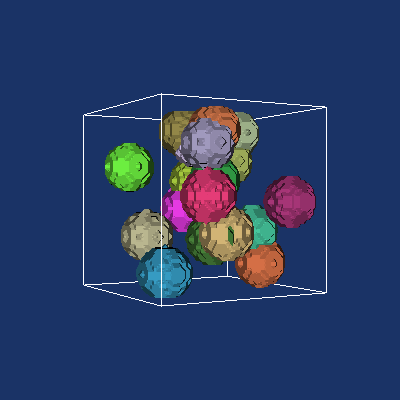

Source code (Python):
#!/usr/bin/env python

# Generate labeled blob isosurfaces using vtkDiscreteMarchingCubes with
# a rotated direction matrix, random color lookup table, and an outline.

from math import cos, sin, pi

# Factory overrides
import vtkmodules.vtkInteractionStyle  # noqa: F401
import vtkmodules.vtkRenderingOpenGL2  # noqa: F401

from vtkmodules.vtkCommonCore import (
    vtkLookupTable,
    vtkMath,
)
from vtkmodules.vtkCommonDataModel import (
    vtkImageData,
    vtkSphere,
)
from vtkmodules.vtkFiltersGeneral import vtkDiscreteMarchingCubes
from vtkmodules.vtkFiltersModeling import vtkImageDataOutlineFilter
from vtkmodules.vtkImagingCore import vtkImageThreshold
from vtkmodules.vtkImagingHybrid import vtkSampleFunction
from vtkmodules.vtkImagingMath import vtkImageMathematics
from vtkmodules.vtkRenderingCore import (
    vtkActor,
    vtkPolyDataMapper,
    vtkRenderWindow,
    vtkRenderWindowInteractor,
    vtkRenderer,
)

vtk_math = vtkMath()

# Build a random color lookup table
lut = vtkLookupTable()
n_blobs = 20
lut.SetNumberOfColors(256)
lut.SetTableRange(0, 255)
lut.SetScaleToLinear()
lut.Build()
lut.SetTableValue(0, 0, 0, 0, 1)
vtk_math.RandomSeed(5071)
for i in range(1, 256):
    lut.SetTableValue(i, vtk_math.Random(0.2, 1),
                      vtk_math.Random(0.2, 1), vtk_math.Random(0.2, 1), 1)

radius = 10
blob_image = vtkImageData()

# Generate labeled blobs by sampling spheres
sphere_0 = vtkSphere()
sphere_0.SetRadius(radius)
sphere_0.SetCenter(6, -17, 38)
sampler_0 = vtkSampleFunction()
sampler_0.SetImplicitFunction(sphere_0)
sampler_0.SetOutputScalarTypeToFloat()
sampler_0.SetSampleDimensions(51, 51, 51)
sampler_0.SetModelBounds(-50, 50, -50, 50, -50, 50)
thres_0 = vtkImageThreshold()
thres_0.SetInputConnection(sampler_0.GetOutputPort())
thres_0.ThresholdByLower(radius * radius)
thres_0.ReplaceInOn()
thres_0.ReplaceOutOn()
thres_0.SetInValue(1)
thres_0.SetOutValue(0)
thres_0.Update()
blob_image.DeepCopy(thres_0.GetOutput())
max_value_0 = vtkImageMathematics()
max_value_0.SetInputData(0, blob_image)
max_value_0.SetInputData(1, thres_0.GetOutput())
max_value_0.SetOperationToMax()
max_value_0.Modified()
max_value_0.Update()
blob_image.DeepCopy(max_value_0.GetOutput())

sphere_1 = vtkSphere()
sphere_1.SetRadius(radius)
sphere_1.SetCenter(8, 30, 22)
sampler_1 = vtkSampleFunction()
sampler_1.SetImplicitFunction(sphere_1)
sampler_1.SetOutputScalarTypeToFloat()
sampler_1.SetSampleDimensions(51, 51, 51)
sampler_1.SetModelBounds(-50, 50, -50, 50, -50, 50)
thres_1 = vtkImageThreshold()
thres_1.SetInputConnection(sampler_1.GetOutputPort())
thres_1.ThresholdByLower(radius * radius)
thres_1.ReplaceInOn()
thres_1.ReplaceOutOn()
thres_1.SetInValue(2)
thres_1.SetOutValue(0)
thres_1.Update()
max_value_1 = vtkImageMathematics()
max_value_1.SetInputData(0, blob_image)
max_value_1.SetInputData(1, thres_1.GetOutput())
max_value_1.SetOperationToMax()
max_value_1.Modified()
max_value_1.Update()
blob_image.DeepCopy(max_value_1.GetOutput())

sphere_2 = vtkSphere()
sphere_2.SetRadius(radius)
sphere_2.SetCenter(0, 33, -5)
sampler_2 = vtkSampleFunction()
sampler_2.SetImplicitFunction(sphere_2)
sampler_2.SetOutputScalarTypeToFloat()
sampler_2.SetSampleDimensions(51, 51, 51)
sampler_2.SetModelBounds(-50, 50, -50, 50, -50, 50)
thres_2 = vtkImageThreshold()
thres_2.SetInputConnection(sampler_2.GetOutputPort())
thres_2.ThresholdByLower(radius * radius)
thres_2.ReplaceInOn()
thres_2.ReplaceOutOn()
thres_2.SetInValue(3)
thres_2.SetOutValue(0)
thres_2.Update()
max_value_2 = vtkImageMathematics()
max_value_2.SetInputData(0, blob_image)
max_value_2.SetInputData(1, thres_2.GetOutput())
max_value_2.SetOperationToMax()
max_value_2.Modified()
max_value_2.Update()
blob_image.DeepCopy(max_value_2.GetOutput())

sphere_3 = vtkSphere()
sphere_3.SetRadius(radius)
sphere_3.SetCenter(-30, -35, 16)
sampler_3 = vtkSampleFunction()
sampler_3.SetImplicitFunction(sphere_3)
sampler_3.SetOutputScalarTypeToFloat()
sampler_3.SetSampleDimensions(51, 51, 51)
sampler_3.SetModelBounds(-50, 50, -50, 50, -50, 50)
thres_3 = vtkImageThreshold()
thres_3.SetInputConnection(sampler_3.GetOutputPort())
thres_3.ThresholdByLower(radius * radius)
thres_3.ReplaceInOn()
thres_3.ReplaceOutOn()
thres_3.SetInValue(4)
thres_3.SetOutValue(0)
thres_3.Update()
max_value_3 = vtkImageMathematics()
max_value_3.SetInputData(0, blob_image)
max_value_3.SetInputData(1, thres_3.GetOutput())
max_value_3.SetOperationToMax()
max_value_3.Modified()
max_value_3.Update()
blob_image.DeepCopy(max_value_3.GetOutput())

sphere_4 = vtkSphere()
sphere_4.SetRadius(radius)
sphere_4.SetCenter(2, -21, 17)
sampler_4 = vtkSampleFunction()
sampler_4.SetImplicitFunction(sphere_4)
sampler_4.SetOutputScalarTypeToFloat()
sampler_4.SetSampleDimensions(51, 51, 51)
sampler_4.SetModelBounds(-50, 50, -50, 50, -50, 50)
thres_4 = vtkImageThreshold()
thres_4.SetInputConnection(sampler_4.GetOutputPort())
thres_4.ThresholdByLower(radius * radius)
thres_4.ReplaceInOn()
thres_4.ReplaceOutOn()
thres_4.SetInValue(5)
thres_4.SetOutValue(0)
thres_4.Update()
max_value_4 = vtkImageMathematics()
max_value_4.SetInputData(0, blob_image)
max_value_4.SetInputData(1, thres_4.GetOutput())
max_value_4.SetOperationToMax()
max_value_4.Modified()
max_value_4.Update()
blob_image.DeepCopy(max_value_4.GetOutput())

sphere_5 = vtkSphere()
sphere_5.SetRadius(radius)
sphere_5.SetCenter(28, 19, -34)
sampler_5 = vtkSampleFunction()
sampler_5.SetImplicitFunction(sphere_5)
sampler_5.SetOutputScalarTypeToFloat()
sampler_5.SetSampleDimensions(51, 51, 51)
sampler_5.SetModelBounds(-50, 50, -50, 50, -50, 50)
thres_5 = vtkImageThreshold()
thres_5.SetInputConnection(sampler_5.GetOutputPort())
thres_5.ThresholdByLower(radius * radius)
thres_5.ReplaceInOn()
thres_5.ReplaceOutOn()
thres_5.SetInValue(6)
thres_5.SetOutValue(0)
thres_5.Update()
max_value_5 = vtkImageMathematics()
max_value_5.SetInputData(0, blob_image)
max_value_5.SetInputData(1, thres_5.GetOutput())
max_value_5.SetOperationToMax()
max_value_5.Modified()
max_value_5.Update()
blob_image.DeepCopy(max_value_5.GetOutput())

sphere_6 = vtkSphere()
sphere_6.SetRadius(radius)
sphere_6.SetCenter(-18, 22, 0)
sampler_6 = vtkSampleFunction()
sampler_6.SetImplicitFunction(sphere_6)
sampler_6.SetOutputScalarTypeToFloat()
sampler_6.SetSampleDimensions(51, 51, 51)
sampler_6.SetModelBounds(-50, 50, -50, 50, -50, 50)
thres_6 = vtkImageThreshold()
thres_6.SetInputConnection(sampler_6.GetOutputPort())
thres_6.ThresholdByLower(radius * radius)
thres_6.ReplaceInOn()
thres_6.ReplaceOutOn()
thres_6.SetInValue(7)
thres_6.SetOutValue(0)
thres_6.Update()
max_value_6 = vtkImageMathematics()
max_value_6.SetInputData(0, blob_image)
max_value_6.SetInputData(1, thres_6.GetOutput())
max_value_6.SetOperationToMax()
max_value_6.Modified()
max_value_6.Update()
blob_image.DeepCopy(max_value_6.GetOutput())

sphere_7 = vtkSphere()
sphere_7.SetRadius(radius)
sphere_7.SetCenter(17, 2, 38)
sampler_7 = vtkSampleFunction()
sampler_7.SetImplicitFunction(sphere_7)
sampler_7.SetOutputScalarTypeToFloat()
sampler_7.SetSampleDimensions(51, 51, 51)
sampler_7.SetModelBounds(-50, 50, -50, 50, -50, 50)
thres_7 = vtkImageThreshold()
thres_7.SetInputConnection(sampler_7.GetOutputPort())
thres_7.ThresholdByLower(radius * radius)
thres_7.ReplaceInOn()
thres_7.ReplaceOutOn()
thres_7.SetInValue(8)
thres_7.SetOutValue(0)
thres_7.Update()
max_value_7 = vtkImageMathematics()
max_value_7.SetInputData(0, blob_image)
max_value_7.SetInputData(1, thres_7.GetOutput())
max_value_7.SetOperationToMax()
max_value_7.Modified()
max_value_7.Update()
blob_image.DeepCopy(max_value_7.GetOutput())

sphere_8 = vtkSphere()
sphere_8.SetRadius(radius)
sphere_8.SetCenter(32, -38, 19)
sampler_8 = vtkSampleFunction()
sampler_8.SetImplicitFunction(sphere_8)
sampler_8.SetOutputScalarTypeToFloat()
sampler_8.SetSampleDimensions(51, 51, 51)
sampler_8.SetModelBounds(-50, 50, -50, 50, -50, 50)
thres_8 = vtkImageThreshold()
thres_8.SetInputConnection(sampler_8.GetOutputPort())
thres_8.ThresholdByLower(radius * radius)
thres_8.ReplaceInOn()
thres_8.ReplaceOutOn()
thres_8.SetInValue(9)
thres_8.SetOutValue(0)
thres_8.Update()
max_value_8 = vtkImageMathematics()
max_value_8.SetInputData(0, blob_image)
max_value_8.SetInputData(1, thres_8.GetOutput())
max_value_8.SetOperationToMax()
max_value_8.Modified()
max_value_8.Update()
blob_image.DeepCopy(max_value_8.GetOutput())

sphere_9 = vtkSphere()
sphere_9.SetRadius(radius)
sphere_9.SetCenter(-33, 32, -31)
sampler_9 = vtkSampleFunction()
sampler_9.SetImplicitFunction(sphere_9)
sampler_9.SetOutputScalarTypeToFloat()
sampler_9.SetSampleDimensions(51, 51, 51)
sampler_9.SetModelBounds(-50, 50, -50, 50, -50, 50)
thres_9 = vtkImageThreshold()
thres_9.SetInputConnection(sampler_9.GetOutputPort())
thres_9.ThresholdByLower(radius * radius)
thres_9.ReplaceInOn()
thres_9.ReplaceOutOn()
thres_9.SetInValue(10)
thres_9.SetOutValue(0)
thres_9.Update()
max_value_9 = vtkImageMathematics()
max_value_9.SetInputData(0, blob_image)
max_value_9.SetInputData(1, thres_9.GetOutput())
max_value_9.SetOperationToMax()
max_value_9.Modified()
max_value_9.Update()
blob_image.DeepCopy(max_value_9.GetOutput())

sphere_10 = vtkSphere()
sphere_10.SetRadius(radius)
sphere_10.SetCenter(28, -20, -10)
sampler_10 = vtkSampleFunction()
sampler_10.SetImplicitFunction(sphere_10)
sampler_10.SetOutputScalarTypeToFloat()
sampler_10.SetSampleDimensions(51, 51, 51)
sampler_10.SetModelBounds(-50, 50, -50, 50, -50, 50)
thres_10 = vtkImageThreshold()
thres_10.SetInputConnection(sampler_10.GetOutputPort())
thres_10.ThresholdByLower(radius * radius)
thres_10.ReplaceInOn()
thres_10.ReplaceOutOn()
thres_10.SetInValue(11)
thres_10.SetOutValue(0)
thres_10.Update()
max_value_10 = vtkImageMathematics()
max_value_10.SetInputData(0, blob_image)
max_value_10.SetInputData(1, thres_10.GetOutput())
max_value_10.SetOperationToMax()
max_value_10.Modified()
max_value_10.Update()
blob_image.DeepCopy(max_value_10.GetOutput())

sphere_11 = vtkSphere()
sphere_11.SetRadius(radius)
sphere_11.SetCenter(-27, -17, 13)
sampler_11 = vtkSampleFunction()
sampler_11.SetImplicitFunction(sphere_11)
sampler_11.SetOutputScalarTypeToFloat()
sampler_11.SetSampleDimensions(51, 51, 51)
sampler_11.SetModelBounds(-50, 50, -50, 50, -50, 50)
thres_11 = vtkImageThreshold()
thres_11.SetInputConnection(sampler_11.GetOutputPort())
thres_11.ThresholdByLower(radius * radius)
thres_11.ReplaceInOn()
thres_11.ReplaceOutOn()
thres_11.SetInValue(12)
thres_11.SetOutValue(0)
thres_11.Update()
max_value_11 = vtkImageMathematics()
max_value_11.SetInputData(0, blob_image)
max_value_11.SetInputData(1, thres_11.GetOutput())
max_value_11.SetOperationToMax()
max_value_11.Modified()
max_value_11.Update()
blob_image.DeepCopy(max_value_11.GetOutput())

sphere_12 = vtkSphere()
sphere_12.SetRadius(radius)
sphere_12.SetCenter(-23, 38, 0)
sampler_12 = vtkSampleFunction()
sampler_12.SetImplicitFunction(sphere_12)
sampler_12.SetOutputScalarTypeToFloat()
sampler_12.SetSampleDimensions(51, 51, 51)
sampler_12.SetModelBounds(-50, 50, -50, 50, -50, 50)
thres_12 = vtkImageThreshold()
thres_12.SetInputConnection(sampler_12.GetOutputPort())
thres_12.ThresholdByLower(radius * radius)
thres_12.ReplaceInOn()
thres_12.ReplaceOutOn()
thres_12.SetInValue(13)
thres_12.SetOutValue(0)
thres_12.Update()
max_value_12 = vtkImageMathematics()
max_value_12.SetInputData(0, blob_image)
max_value_12.SetInputData(1, thres_12.GetOutput())
max_value_12.SetOperationToMax()
max_value_12.Modified()
max_value_12.Update()
blob_image.DeepCopy(max_value_12.GetOutput())

sphere_13 = vtkSphere()
sphere_13.SetRadius(radius)
sphere_13.SetCenter(-30, 13, -32)
sampler_13 = vtkSampleFunction()
sampler_13.SetImplicitFunction(sphere_13)
sampler_13.SetOutputScalarTypeToFloat()
sampler_13.SetSampleDimensions(51, 51, 51)
sampler_13.SetModelBounds(-50, 50, -50, 50, -50, 50)
thres_13 = vtkImageThreshold()
thres_13.SetInputConnection(sampler_13.GetOutputPort())
thres_13.ThresholdByLower(radius * radius)
thres_13.ReplaceInOn()
thres_13.ReplaceOutOn()
thres_13.SetInValue(14)
thres_13.SetOutValue(0)
thres_13.Update()
max_value_13 = vtkImageMathematics()
max_value_13.SetInputData(0, blob_image)
max_value_13.SetInputData(1, thres_13.GetOutput())
max_value_13.SetOperationToMax()
max_value_13.Modified()
max_value_13.Update()
blob_image.DeepCopy(max_value_13.GetOutput())

sphere_14 = vtkSphere()
sphere_14.SetRadius(radius)
sphere_14.SetCenter(-38, -1, 33)
sampler_14 = vtkSampleFunction()
sampler_14.SetImplicitFunction(sphere_14)
sampler_14.SetOutputScalarTypeToFloat()
sampler_14.SetSampleDimensions(51, 51, 51)
sampler_14.SetModelBounds(-50, 50, -50, 50, -50, 50)
thres_14 = vtkImageThreshold()
thres_14.SetInputConnection(sampler_14.GetOutputPort())
thres_14.ThresholdByLower(radius * radius)
thres_14.ReplaceInOn()
thres_14.ReplaceOutOn()
thres_14.SetInValue(15)
thres_14.SetOutValue(0)
thres_14.Update()
max_value_14 = vtkImageMathematics()
max_value_14.SetInputData(0, blob_image)
max_value_14.SetInputData(1, thres_14.GetOutput())
max_value_14.SetOperationToMax()
max_value_14.Modified()
max_value_14.Update()
blob_image.DeepCopy(max_value_14.GetOutput())

sphere_15 = vtkSphere()
sphere_15.SetRadius(radius)
sphere_15.SetCenter(-3, -5, -23)
sampler_15 = vtkSampleFunction()
sampler_15.SetImplicitFunction(sphere_15)
sampler_15.SetOutputScalarTypeToFloat()
sampler_15.SetSampleDimensions(51, 51, 51)
sampler_15.SetModelBounds(-50, 50, -50, 50, -50, 50)
thres_15 = vtkImageThreshold()
thres_15.SetInputConnection(sampler_15.GetOutputPort())
thres_15.ThresholdByLower(radius * radius)
thres_15.ReplaceInOn()
thres_15.ReplaceOutOn()
thres_15.SetInValue(16)
thres_15.SetOutValue(0)
thres_15.Update()
max_value_15 = vtkImageMathematics()
max_value_15.SetInputData(0, blob_image)
max_value_15.SetInputData(1, thres_15.GetOutput())
max_value_15.SetOperationToMax()
max_value_15.Modified()
max_value_15.Update()
blob_image.DeepCopy(max_value_15.GetOutput())

sphere_16 = vtkSphere()
sphere_16.SetRadius(radius)
sphere_16.SetCenter(-8, 11, -21)
sampler_16 = vtkSampleFunction()
sampler_16.SetImplicitFunction(sphere_16)
sampler_16.SetOutputScalarTypeToFloat()
sampler_16.SetSampleDimensions(51, 51, 51)
sampler_16.SetModelBounds(-50, 50, -50, 50, -50, 50)
thres_16 = vtkImageThreshold()
thres_16.SetInputConnection(sampler_16.GetOutputPort())
thres_16.ThresholdByLower(radius * radius)
thres_16.ReplaceInOn()
thres_16.ReplaceOutOn()
thres_16.SetInValue(17)
thres_16.SetOutValue(0)
thres_16.Update()
max_value_16 = vtkImageMathematics()
max_value_16.SetInputData(0, blob_image)
max_value_16.SetInputData(1, thres_16.GetOutput())
max_value_16.SetOperationToMax()
max_value_16.Modified()
max_value_16.Update()
blob_image.DeepCopy(max_value_16.GetOutput())

sphere_17 = vtkSphere()
sphere_17.SetRadius(radius)
sphere_17.SetCenter(1, 38, 17)
sampler_17 = vtkSampleFunction()
sampler_17.SetImplicitFunction(sphere_17)
sampler_17.SetOutputScalarTypeToFloat()
sampler_17.SetSampleDimensions(51, 51, 51)
sampler_17.SetModelBounds(-50, 50, -50, 50, -50, 50)
thres_17 = vtkImageThreshold()
thres_17.SetInputConnection(sampler_17.GetOutputPort())
thres_17.ThresholdByLower(radius * radius)
thres_17.ReplaceInOn()
thres_17.ReplaceOutOn()
thres_17.SetInValue(18)
thres_17.SetOutValue(0)
thres_17.Update()
max_value_17 = vtkImageMathematics()
max_value_17.SetInputData(0, blob_image)
max_value_17.SetInputData(1, thres_17.GetOutput())
max_value_17.SetOperationToMax()
max_value_17.Modified()
max_value_17.Update()
blob_image.DeepCopy(max_value_17.GetOutput())

sphere_18 = vtkSphere()
sphere_18.SetRadius(radius)
sphere_18.SetCenter(-6, 11, 6)
sampler_18 = vtkSampleFunction()
sampler_18.SetImplicitFunction(sphere_18)
sampler_18.SetOutputScalarTypeToFloat()
sampler_18.SetSampleDimensions(51, 51, 51)
sampler_18.SetModelBounds(-50, 50, -50, 50, -50, 50)
thres_18 = vtkImageThreshold()
thres_18.SetInputConnection(sampler_18.GetOutputPort())
thres_18.ThresholdByLower(radius * radius)
thres_18.ReplaceInOn()
thres_18.ReplaceOutOn()
thres_18.SetInValue(19)
thres_18.SetOutValue(0)
thres_18.Update()
max_value_18 = vtkImageMathematics()
max_value_18.SetInputData(0, blob_image)
max_value_18.SetInputData(1, thres_18.GetOutput())
max_value_18.SetOperationToMax()
max_value_18.Modified()
max_value_18.Update()
blob_image.DeepCopy(max_value_18.GetOutput())

sphere_19 = vtkSphere()
sphere_19.SetRadius(radius)
sphere_19.SetCenter(5, 39, -10)
sampler_19 = vtkSampleFunction()
sampler_19.SetImplicitFunction(sphere_19)
sampler_19.SetOutputScalarTypeToFloat()
sampler_19.SetSampleDimensions(51, 51, 51)
sampler_19.SetModelBounds(-50, 50, -50, 50, -50, 50)
thres_19 = vtkImageThreshold()
thres_19.SetInputConnection(sampler_19.GetOutputPort())
thres_19.ThresholdByLower(radius * radius)
thres_19.ReplaceInOn()
thres_19.ReplaceOutOn()
thres_19.SetInValue(20)
thres_19.SetOutValue(0)
thres_19.Update()
max_value_19 = vtkImageMathematics()
max_value_19.SetInputData(0, blob_image)
max_value_19.SetInputData(1, thres_19.GetOutput())
max_value_19.SetOperationToMax()
max_value_19.Modified()
max_value_19.Update()
blob_image.DeepCopy(max_value_19.GetOutput())

# Set a rotated direction matrix
angle = pi / 6
orientation = [
    -cos(angle), 0, sin(angle),
    0, 1, 0,
    sin(angle), 0, cos(angle),
]
blob_image.SetDirectionMatrix(orientation)

# Extract labeled blobs
discrete = vtkDiscreteMarchingCubes()
discrete.SetInputData(blob_image)
discrete.GenerateValues(n_blobs, 1, n_blobs)

mapper = vtkPolyDataMapper()
mapper.SetInputConnection(discrete.GetOutputPort())
mapper.SetLookupTable(lut)
mapper.SetScalarRange(0, lut.GetNumberOfColors())

actor = vtkActor()
actor.SetMapper(mapper)

# Outline around the image data
outline = vtkImageDataOutlineFilter()
outline.SetInputData(blob_image)

outline_mapper = vtkPolyDataMapper()
outline_mapper.SetInputConnection(outline.GetOutputPort())

outline_actor = vtkActor()
outline_actor.SetMapper(outline_mapper)
outline_actor.GetProperty().SetColor(1, 1, 1)

# Renderer
renderer = vtkRenderer()
renderer.AddActor(actor)
renderer.AddActor(outline_actor)
renderer.SetBackground(0.1, 0.2, 0.4)

# Window
render_window = vtkRenderWindow()
render_window.AddRenderer(renderer)
render_window.SetSize(400, 400)
render_window.SetWindowName("discrete marching cubes")

# Interactor
interactor = vtkRenderWindowInteractor()
interactor.SetRenderWindow(render_window)

# Scene
renderer.ResetCamera()

interactor.Initialize()
interactor.Start()
